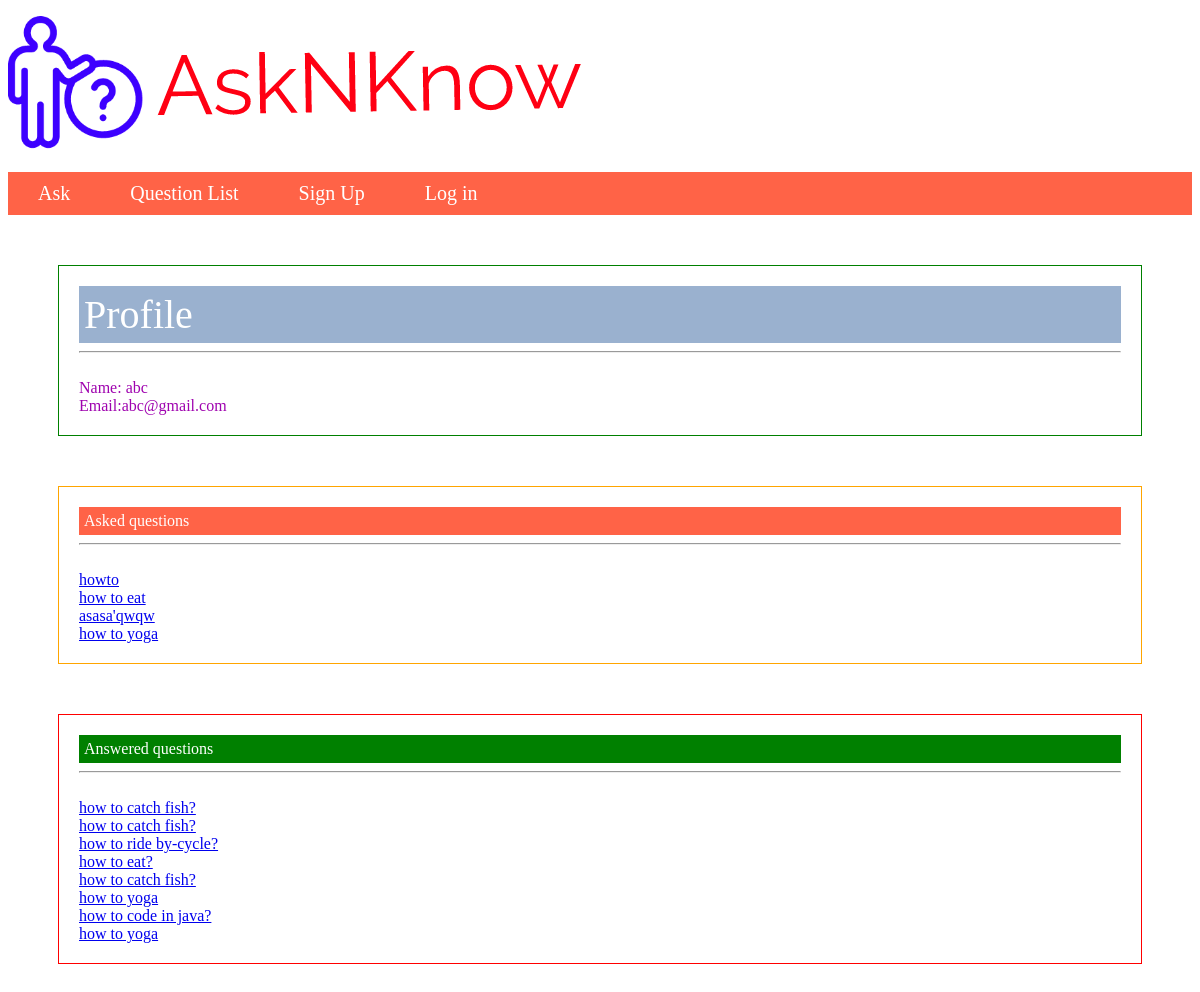
The app's page /profile.php?user_id=2 with its own data.
### tables this page shows
CREATE TABLE `user` (
  `id` int(10) NOT NULL,
  `username` varchar(255) NOT NULL,
  `email` varchar(255) NOT NULL,
  `password` varchar(100) NOT NULL,
  `reg_date` timestamp NOT NULL DEFAULT CURRENT_TIMESTAMP ON UPDATE CURRENT_TIMESTAMP
);

CREATE TABLE `question` (
  `id` int(20) NOT NULL,
  `title` varchar(1000) NOT NULL,
  `question` varchar(5000) NOT NULL,
  `category` varchar(100) NOT NULL,
  `user_id` int(20) NOT NULL,
  `time` timestamp NOT NULL DEFAULT CURRENT_TIMESTAMP ON UPDATE CURRENT_TIMESTAMP,
  `upvote` int(50) NOT NULL,
  `downvote` int(50) NOT NULL
);

### profile.php (the view, shortened to what this page needs)
<!DOCTYPE html>
<html>
<head>
</head>
<body>
	<?php include('header.php'); ?>
	<?php
		$user_id=$_REQUEST['user_id'];
		$conn=connect();
		$sql="select * from user where id='$user_id'";
		$result=mysqli_query($conn,$sql);
		if(mysqli_num_rows($result)==1){
			$row=mysqli_fetch_assoc($result);
			echo "<div class='user_profile_box'>";
			echo "<div id='profile_text'>Profile</div><hr><br>";
			echo "Name: ".$row['username']."<br>";
			echo "Email:".$row['email']."<br>";
			echo "</div>";
		}
		$sql="select id,title from question where user_id='$user_id'";
		$result=mysqli_query($conn,$sql);
		if(mysqli_num_rows($result)>0){
			echo "<div class='asked_question_box'>";
			echo "<div id='asked_text'>Asked questions</div><hr><br>";
			while ($row=mysqli_fetch_assoc($result)) {
				echo "<a href='answer.php?question_id=$row[id]'>$row[title]</a><br>";
			}
			echo "</div>";
		}
		$sql="select question.title,question.id from question,answer where answer.question_id=question.id and answer.user_id='$user_id'";
		$result=mysqli_query($conn,$sql);
		if(mysqli_num_rows($result)>0){
			echo "<div class='answered_question_box'>";
			echo "<div id='answered_text'>Answered questions</div><hr><br>";
			while ($row=mysqli_fetch_assoc($result)) {
				echo "<a href='answer.php?question_id=$row[id]'>$row[title]</a><br>";
			}
			echo "</div>";
		}
	?>
</body>
</html>

### header.php (shortened to what this page needs)
<!DOCTYPE html>
<html>
<head>
</head>
<body>
	<img src="logo.png">
	<div class="topnav">
		<a href="question_form.php" >Ask</a>
		<a href="questionList.php">Question List</a>
		<a href="signup.php">Sign Up</a>
		<?php
			if($_SESSION['loggedin']==true){
				echo "<a href='logout.php'>Log out</a>";
				echo "<a style='color:blue;float:right'  href='profile.php?user_id=$_SESSION[id]'>$_SESSION[username]<a>";
			}
			else{
				echo "<a href='login.php'>Log in</a>";
			}
		?>
	</div>
</body>
</html>

### profile.php (style rules this page uses)
.user_profile_box { margin: 50px; border: 1px solid green; padding: 20px; color: #9f03af; }
.asked_question_box { margin: 50px; border: 1px solid orange; padding: 20px; }
.answered_question_box { margin: 50px; border: 1px solid red; padding: 20px; }
#profile_text { background-color: #9ab1cf; color:white; padding: 5px; font-size: 40px; }
#asked_text { background-color: tomato; color:white; padding: 5px; }
#answered_text { background-color: green; color:white; padding: 5px; }

### header.php (style rules this page uses)
.topnav { background-color: tomato; overflow: hidden; }
.topnav a { float: left; color: white; text-decoration: none; padding: 10px 30px; font-size: 20px; }

### records on screen
user: username "abc", email "abc@gmail.com"
question: title "howto"
question: title "how to eat"
question: title "asasa'qwqw"
question: title "how to yoga"
question: title "how to catch fish?"
question: title "how to ride by-cycle?"
question: title "how to eat?"
question: title "how to code in java?"
